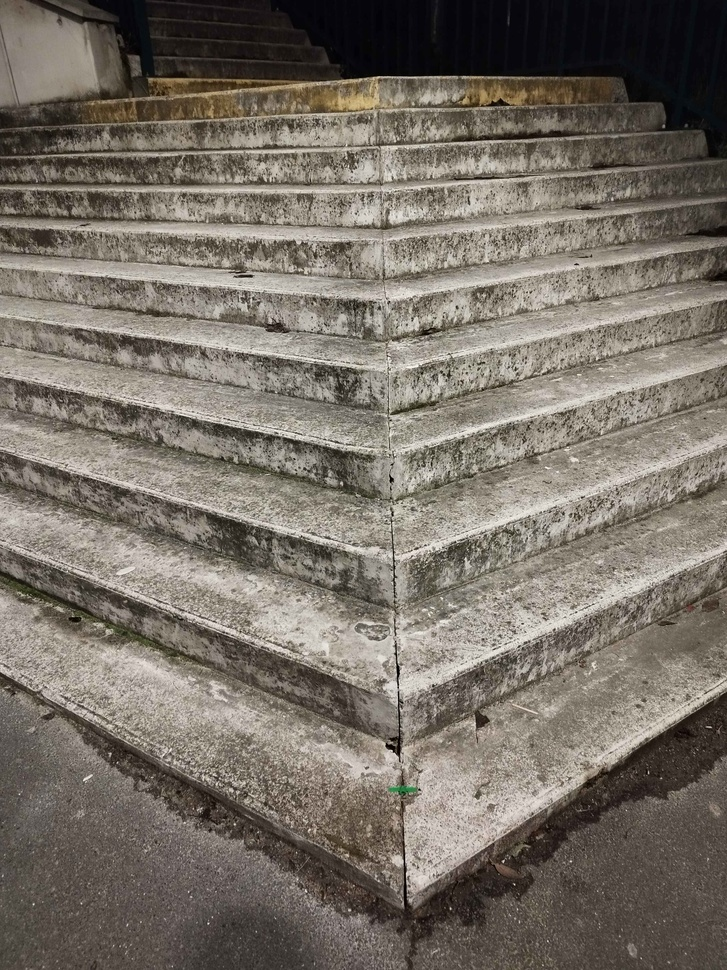
#> input picture Base_Validation/11.jpg, 727 x 970 px, shrunk from 3000 x 4000 before the run; its folder holds only this picture in this run; the run also reads 1 picture not shown here
$ python finale.py
#> lines starting #> are read from the running program, lines starting #| are printed output that depends on the picture; after the words box and inside, x2 and y2 are one past the last pixel; in counts of white or black regions, pixels touching at a corner belong together
### reconnaissanceEscalier.py
import numpy as np
import matplotlib.image as mplimg
import matplotlib.pyplot as plt
import cv2
import json
import math
import os

"""
Ce fichier python regroupe les fonctions de traitement des images,
tels que Otsu, canny, fermeture etc
"""

"""
Convertit une image couleur en niveaux de gris en utilisant la formule de luminance.
"""
def image_gray(image_path):
    img = mplimg.imread(image_path)

    if img.dtype == np.float32 or img.dtype == np.float64:
        img = (img * 255).astype(np.uint8)

    gray_image = np.dot(img[..., :3], [0.299, 0.587, 0.114])

    return gray_image.astype(np.uint8)

def algo_otsu(image_path):
    """
    Applique l'algorithme de seuillage d'Otsu sur une image en niveaux de gris.
    """
    img = image_gray(image_path)

    hist, bins = np.histogram(img.flatten(), bins=256, range=[0, 256])
    total_pixels = img.size
    prob = hist / total_pixels

    cumulative_sum = np.cumsum(prob)
    cumulative_mean = np.cumsum(prob * np.arange(256))
    global_mean = cumulative_mean[-1]

    max_variance = 0
    optimal_threshold = 0

    for t in range(1, 256):
        weight_bg = cumulative_sum[t]
        weight_fg = 1 - weight_bg
        mean_bg = cumulative_mean[t] / weight_bg if weight_bg != 0 else 0
        mean_fg = (cumulative_mean[-1] - cumulative_mean[t]) / weight_fg if weight_fg != 0 else 0
        variance_inter_class = weight_bg * weight_fg * (mean_bg - mean_fg) ** 2

        if variance_inter_class > max_variance:
            max_variance = variance_inter_class
            optimal_threshold = t

    binary_image = img > optimal_threshold
    binary_image = binary_image.astype(np.uint8) * 255  # Pour affichage OpenCV

    return binary_image, img  # On retourne aussi l'image en niveaux de gris


# [22 lines left out: function draw_hough_lines, not called in this run]

"""
Calcule l’angle d’inclinaison d’une ligne en degrés par rapport à l’axe horizontal.
"""
def getDegree(x1, y1, x2, y2):
    dy = y2 - y1
    dx = x2 - x1
    if dx == 0:
        return 90.0 if dy > 0 else -90.0
    angle_rad = math.atan(dy/dx)

    angle_deg = math.degrees(angle_rad)


    return angle_deg

"""
Calcule l’angle absolu (0–360°) entre deux points (vecteur).
"""
def get_angle(x1, y1, x2, y2):
    angle_rad = math.atan2(y2 - y1, x2 - x1)
    angle_deg = math.degrees(angle_rad)
    if angle_deg < 0:
        angle_deg += 360
    return angle_deg

"""
Regroupe les lignes similaires en fonction de leur orientation et proximité.
"""
def merge_similar_lines(lines, angle_threshold=5, distance_threshold=20):
    merged = []
    mergedLines=[]

    for line in lines:
        x1, y1, x2, y2 = line[0]
        angle = get_angle(x1, y1, x2, y2)
        center_x = (x1 + x2) / 2
        center_y = (y1 + y2) / 2

        matched = False
        for group in merged:
            g_angle, g_cx, g_cy, group_lines = group

            if abs(angle - g_angle) < angle_threshold and \
               math.hypot(center_x - g_cx, center_y - g_cy) < distance_threshold:
                group_lines.append((x1, y1, x2, y2))

                group[0] = (g_angle + angle) / 2
                group[1] = (g_cx + center_x) / 2
                group[2] = (g_cy + center_y) / 2
                matched = True
                break

        if not matched:
            merged.append([angle, center_x, center_y, [(x1, y1, x2, y2)]])
            mergedLines.append(line)

    return mergedLines

"""
Trie les lignes par la coordonnée Y de leur premier point.
"""
def sort_lines_by_y1(lines):
    return sorted(lines, key=lambda line: line[0][1])

"""
Détecte les lignes à l'aide de HoughLinesP et filtre celles pertinentes.
"""
def getLinesP(img,width):
    houghLines = cv2.HoughLinesP(img,
                        rho=1,                      # la précision en distance, en pixels
                        theta=np.pi/180,    # la précision angulaire, détecter une fois tous les °
                        threshold=75,         # au moins les points existent
                        minLineLength=width/6,
                        maxLineGap=20)
    if houghLines is None:
        # pas de ligne du tout : on ne boucle pas et on renvoie vide
        return []
    lines=merge_similar_lines(houghLines)
    total=0
    nb=0
    for line in lines:
        x1, y1, x2, y2 = line[0]
        degree=getDegree(x1,y1,x2,y2)
        if abs(degree)<=75:
            total=total+degree
            nb=nb+1
    if nb == 0:
        return []
    ave = total / nb


    linesP=[]

    for line in lines:
        x1, y1, x2, y2 = line[0]
        degree=getDegree(x1,y1,x2,y2)
        if abs(degree-ave)<=25:
            linesP.append(line)

    linesP=sort_lines_by_y1(linesP)

    return linesP


def get_corners_from_lines(lines):
    """
    utilise les lignes pour trouvé 4 points
    :param lines:  [np.array([[x1,y1,x2,y2]]), ...]
    :return: les coordonnées des 4 poins (top_left, top_right, bottom_left, bottom_right)
    """

    all_points = []
    for line in lines:
        x1, y1, x2, y2 = line[0]
        all_points.extend([(x1, y1), (x2, y2)])


    unique_points = list(set(all_points))


    def score_lt(p): return p[0] + p[1]     # en haut à gauche x+y le plus petit
    def score_rt(p): return p[0] - p[1]     # en haut à droit x-y le plus grand
    def score_lb(p): return p[0] - p[1]     # en bas à gauche (x-y le plus petit)
    def score_rb(p): return p[0] + p[1]     # en bas à droite (x+y led plus grand)


    top_left     = min(unique_points, key=lambda p: score_lt(p))
    top_right    = max(unique_points, key=lambda p: score_rt(p))
    bottom_left  = min(unique_points, key=lambda p: score_lb(p))
    bottom_right = max(unique_points, key=lambda p: score_rb(p))

    return top_left, top_right, bottom_right, bottom_left


# [24 lines left out: function get_rectangle_from_lines, not called in this run]


# =========================
#         TRAITER IMAGE VERSION GAUSSIAN
# =========================


def traiter_dossier_v1(dossier_images, dossier_annotations):
    os.makedirs(dossier_annotations, exist_ok=True)
    valid_ext = ('.jpg', '.jpeg', '.png')

    fichiers = sorted([f for f in os.listdir(dossier_images) if f.endswith(valid_ext)])

    for fichier in fichiers:
        image_path = os.path.join(dossier_images, fichier)
        nom_base = os.path.splitext(fichier)[0]
        json_path = os.path.join(dossier_annotations, f"{nom_base}.json")

        print(f"Traitement de {fichier}...")

        binary_image, gray_img = algo_otsu(image_path)

        gaussien = cv2.GaussianBlur(gray_img, (7, 7), 0)
        # contour = cv2.Canny(gaussien, 100, 180)
        contour = cv2.Canny(gaussien, 50, 150)

        noyau = np.ones((3, 3), np.uint8)
        dilated_contour = cv2.dilate(contour, noyau, iterations=3)

        width = contour.shape[1]
        lines = getLinesP(dilated_contour, width)

        if not lines:
            print(f"[!] Aucune ligne détectée pour {fichier}.")
            continue

        points = get_corners_from_lines(lines)

        #points = get_rectangle_from_lines(lines)
        points_formatted = [[int(p[0]), int(p[1])] for p in points]

        annotation = {
            "shapes": [
                {
                    "label": "escalier",
                    "points": points_formatted,
                    "shape_type": "polygon"
                }
            ]
        }

        with open(json_path, 'w') as f:
            json.dump(annotation, f, indent=4)

        print(f"Annotation sauvegardée : {json_path}")


# =========================
#         TRAITER IMAGE VERSION EGALISED
# =========================


def traiter_dossier_v2(dossier_images, dossier_annotations):
    os.makedirs(dossier_annotations, exist_ok=True)
    valid_ext = ('.jpg', '.jpeg', '.png')
    fichiers = sorted([f for f in os.listdir(dossier_images) if f.endswith(valid_ext)])

    for fichier in fichiers:
        image_path = os.path.join(dossier_images, fichier)
        nom_base = os.path.splitext(fichier)[0]
        json_path = os.path.join(dossier_annotations, f"{nom_base}.json")

        print(f"Traitement de {fichier}...")

        binary_image, gray_img = algo_otsu(image_path)
        #égaliser l'image
        equalized = cv2.equalizeHist(gray_img)


        #gaussien = cv2.GaussianBlur(gray_img, (7, 7), 0)
        contour = cv2.Canny(equalized, 100, 180)

        noyau = np.ones((3, 3), np.uint8)

        dilated_contour = cv2.dilate(contour,noyau, iterations=4)
        closed_contour = cv2.erode(dilated_contour, noyau, iterations=3)

        width = contour.shape[1]
        lines = getLinesP(closed_contour, width)


        if not lines:
            print(f"[!] Aucune ligne détectée pour {fichier}.")
            continue


        points = get_corners_from_lines(lines)

        #points = get_rectangle_from_lines(lines)
        points_formatted = [[int(p[0]), int(p[1])] for p in points]

        annotation = {
            "shapes": [
                {
                    "label": "escalier",
                    "points": points_formatted,
                    "shape_type": "polygon"
                }
            ]
        }

        with open(json_path, 'w') as f:
            json.dump(annotation, f, indent=4)

        print(f"Annotation sauvegardée : {json_path}")


# === Lancer le traitement ===
# [7 lines that do not run on import are left out]

### evaluation.py
import os
import json
import numpy as np
import cv2
import matplotlib.pyplot as plt

"""
Ce fichier python s'occupe seulement de faire une évaluation globale et de calculer les métriques
"""

# =========================
#      GÉNÉRATION MASQUES
# =========================

# [102 lines left out: functions generate_mask_from_polygons, load_ground_truth_mask, calcul_metrique, afficher_masques, not called in this run]


# =========================
#   ÉVALUATION GLOBALE
# =========================

def evaluation_globale(dossier_images, dossier_jsons_gt, dossier_jsons_pred, seuil_iou=0.5):
    """
    Évalue globalement la détection sur un dossier complet :
    - Calcule le pourcentage d'escaliers correctement détectés (IoU > seuil).
    """

    valid_ext = ('.jpg', '.jpeg', '.png')
    fichiers = sorted([f for f in os.listdir(dossier_images) if f.endswith(valid_ext)])

    total_images = 0
    escaliers_detectes = 0

    for fichier_image in fichiers:
        nom_base = os.path.splitext(fichier_image)[0]
        chemin_image = os.path.join(dossier_images, fichier_image)
        chemin_json_gt = os.path.join(dossier_jsons_gt, f"{nom_base}.json")     # Vérité terrain
        chemin_json_pred = os.path.join(dossier_jsons_pred, f"{nom_base}.json") # Prédiction

        if not os.path.exists(chemin_json_gt) or not os.path.exists(chemin_json_pred):
            print(f"[!] Fichier manquant pour {fichier_image}, saut de l'image.")
            continue

        image = cv2.imread(chemin_image)
        gt_mask = load_ground_truth_mask(chemin_json_gt, image.shape)
        pred_mask = load_ground_truth_mask(chemin_json_pred, image.shape)

        scores = calcul_metrique(gt_mask, pred_mask)
        print(f"Résultats pour {fichier_image} :")
        for metrique, valeur in scores.items():
            print(f"  {metrique} : {valeur:.4f}")

        # afficher_masques(image, gt_mask, pred_mask)
        iou = scores['IoU']

        total_images += 1
        if iou >= seuil_iou:
            escaliers_detectes += 1

    if total_images == 0:
        print("[!] Aucune image évaluée.")
        return

    pourcentage = (escaliers_detectes / total_images) * 100
    print("\n========== ÉVALUATION GLOBALE ==========")
    print(f"Images évaluées        : {total_images}")
    print(f"Escaliers détectés     : {escaliers_detectes}")
    print(f"Pourcentage de détection : {pourcentage:.2f}% (avec seuil IoU > {seuil_iou})")
    print("========================================")


# =========================
#         MAIN
# =========================

# [8 lines that do not run on import are left out]

### finale.py
import os
import shutil
import cv2
import numpy as np
from reconnaissanceEscalier import (
    traiter_dossier_v1,
    traiter_dossier_v2,
)
from evaluation import (
    load_ground_truth_mask,
    calcul_metrique,
    evaluation_globale
)


def main():
    # Dossiers et paramètres
    dossier_images = "Base_Validation"
    dossier_jsons_gt = "json"               # Vérité terrain
    annotations_v1 = "Annotations_v1"      # Résultats du traitement v1
    annotations_v2 = "Annotations_v2"      # Résultats du traitement v2
    annotations_final = "Annotations_final" # Fusion des deux
    seuil_iou = 0.5

    # Étape 1: traitement initial (version Gaussian)
    print("===== Traitement v1 =====")
    traiter_dossier_v1(dossier_images, annotations_v1)
#> in image_gray, img is the input picture: shape (970, 727, 3); mean R, G, B 119.7, 112.2, 102.8
#> in algo_otsu, `hist, bins = np.histogram(img.flatten(), bins=256, range=[0, 256])`: hist = 256 values, max 9352 at index 7, min 0 at index 251, mean 2754.6; bins = 257 values from 0 to 256
#> in algo_otsu, `prob = hist / total_pixels`: prob = 256 values, max 0.0133 at index 7, min 0 at index 251, mean 0.00391
#> in algo_otsu, `cumulative_sum = np.cumsum(prob)`: cumulative_sum = 256 values from 2.13e-05 to 1
#> in algo_otsu, `cumulative_mean = np.cumsum(prob * np.arange(256))`: cumulative_mean = 256 values from 0 to 112.7
#> in algo_otsu, `global_mean = cumulative_mean[-1]`: global_mean = 112.7
#> the loop in algo_otsu, `for t in range(1, 256):` made 255 passes
#> (weight_bg, weight_fg, mean_bg, mean_fg, variance_inter_class, max_variance) on passes 1 to 8: (0.000143, 1, 0.851, 112.8, 1.79, 1.79), (0.000654, 0.999, 1.75, 112.8, 8.06, 8.06), (0.00125, 0.999, 2.35, 112.9, 15.24, 15.24), (0.00253, 0.997, 3.18, 113, 30.46, 30.46), (0.00869, 0.991, 4.47, 113.7, 102.8, 102.8), (0.014, 0.986, 5.05, 114.3, 164.3, 164.3), (0.0272, 0.973, 6, 115.7, 318.9, 318.9), (0.033, 0.967, 6.35, 116.4, 386.7, 386.7)
#> after the loop in algo_otsu, `for t in range(1, 256):`: max_variance = 1888.5; optimal_threshold = 110
#> in algo_otsu, `binary_image = img > optimal_threshold`:
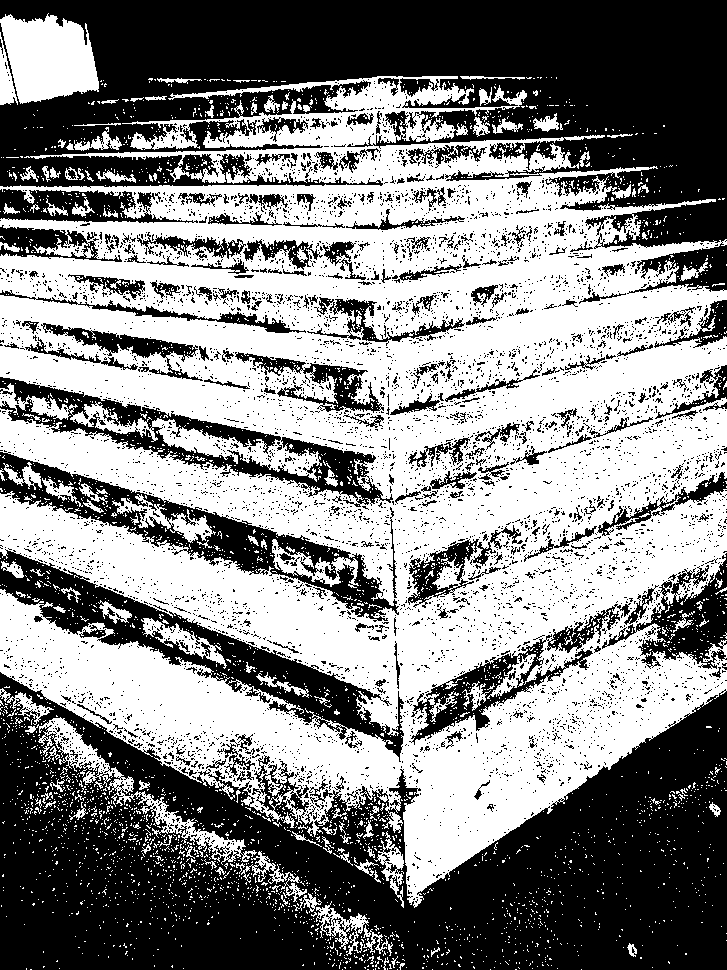
#> binary_image: shape (970, 727) bool; 52.4% white; 5902 black regions (5635 under 20 px), largest, box (x1, y1, x2, y2) and area: (0, 672, 727, 970) 126595, (0, 0, 727, 294) 106581, (0, 549, 404, 762) 15154
#> in traiter_dossier_v1, `gaussien = cv2.GaussianBlur(gray_img, (7, 7), 0)`:
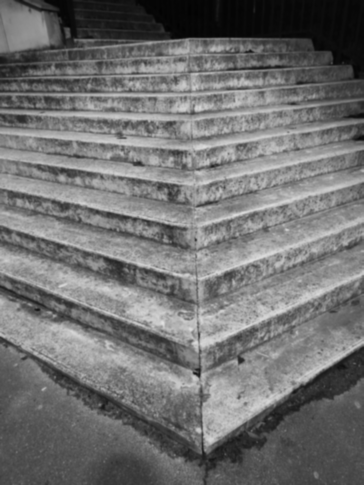
#> gaussien: shape (970, 727) (shown at 1/2 size); min 2, max 226, mean 112.7
#> in traiter_dossier_v1, `contour = cv2.Canny(gaussien, 50, 150)`:
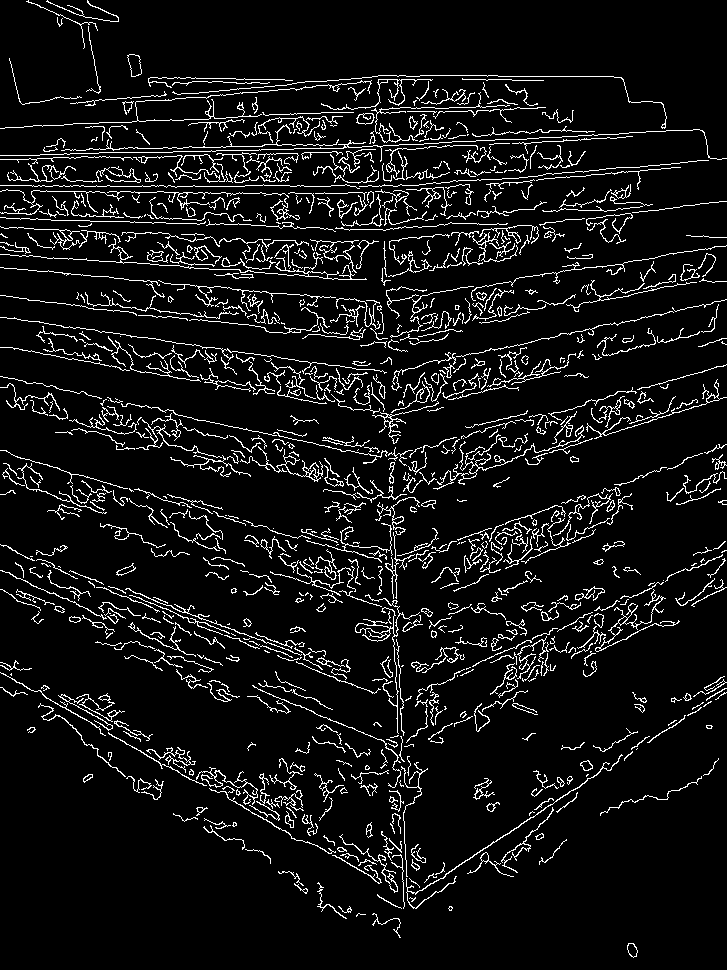
#> contour: shape (970, 727); 7.6% white in thin lines or dots
#> in traiter_dossier_v1, `dilated_contour = cv2.dilate(contour, noyau, iterations=3)`:
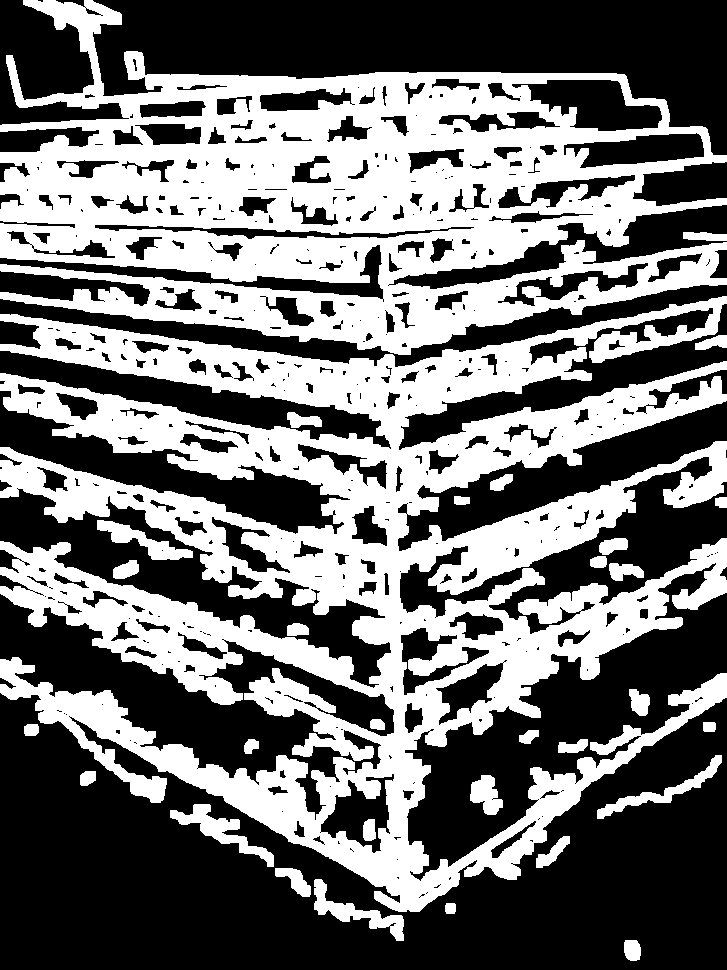
#> dilated_contour: shape (970, 727); 44% white; 31 white regions, largest, box (x1, y1, x2, y2) and area: (0, 296, 727, 912) 174365, (0, 0, 727, 355) 122514, (170, 804, 274, 867) 1696
#> in getLinesP, `houghLines = cv2.HoughLinesP(img, rho=1,`: houghLines = 1061 rows, first 6: [124, 60, 531, 467], [42, 98, 436, 492], [390, 932, 390, 734], [545, 505, 668, 628], [90, 85, 418, 413], [127, 51, 541, 465]
#> the loop in merge_similar_lines, `for line in lines:` made 1061 passes
#> line on passes 10 to 12: [[11, 152, 256, 397]], [[4, 179, 217, 392]], [[483, 526, 608, 651]]
#> the loop in getLinesP, `for line in lines:` made 252 passes
#> the loop in get_corners_from_lines, `for line in lines:` made 103 passes
#> line on passes 1 to 8: [[481, 72, 606, 141]], [[369, 73, 574, 116]], [[206, 75, 524, 251]], [[358, 79, 502, 112]], [[9, 169, 165, 286]], [[4, 176, 215, 324]], [[1, 207, 202, 323]], [[0, 238, 127, 315]]

    # Étape 2: détection des images échouées (IoU < seuil)
    print("\n===== Sélection des échecs =====")
    images = sorted([f for f in os.listdir(dossier_images) if f.endswith('.jpg')])
    images_echouees = []

    for img in images:
        nom = os.path.splitext(img)[0]
        gt_json = os.path.join(dossier_jsons_gt, f"{nom}.json")
        pred_json = os.path.join(annotations_v1, f"{nom}.json")

        if not os.path.exists(gt_json) or not os.path.exists(pred_json):
            images_echouees.append(img)
            continue

        image_path = os.path.join(dossier_images, img)
        image = cv2.imread(image_path)
        gt_mask = load_ground_truth_mask(gt_json, image.shape)
        pred_mask = load_ground_truth_mask(pred_json, image.shape)
        scores = calcul_metrique(gt_mask, pred_mask)

        if scores['IoU'] < seuil_iou:
            images_echouees.append(img)

    print(f"Images échouées (IoU < {seuil_iou}): {len(images_echouees)}")

    # Étape 3: retraitement v2 des images échouées (version Egalisation)
    if images_echouees:
        temp_folder = "images_echouees"
        os.makedirs(temp_folder, exist_ok=True)
        for img in images_echouees:
            shutil.copy(
                os.path.join(dossier_images, img),
                os.path.join(temp_folder, img)
            )
        print("\n===== Traitement v2 sur échecs =====")
        traiter_dossier_v2(temp_folder, annotations_v2)
#> in traiter_dossier_v2, `equalized = cv2.equalizeHist(gray_img)`:
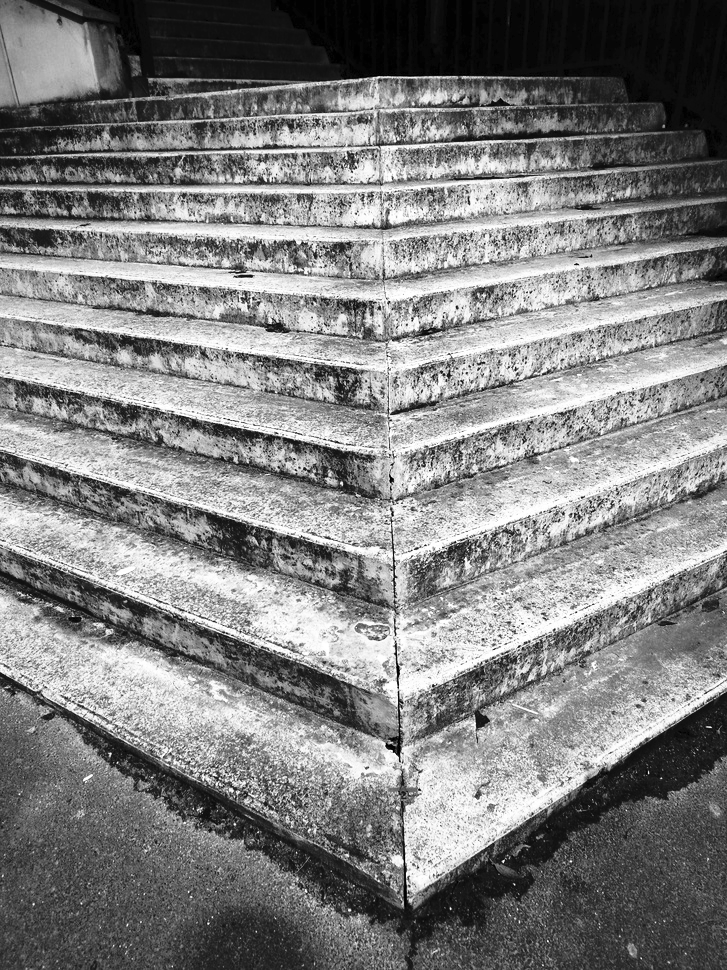
#> equalized: shape (970, 727); min 0, max 255, mean 128.2
#> (the rest of the program and of its run is left out)
